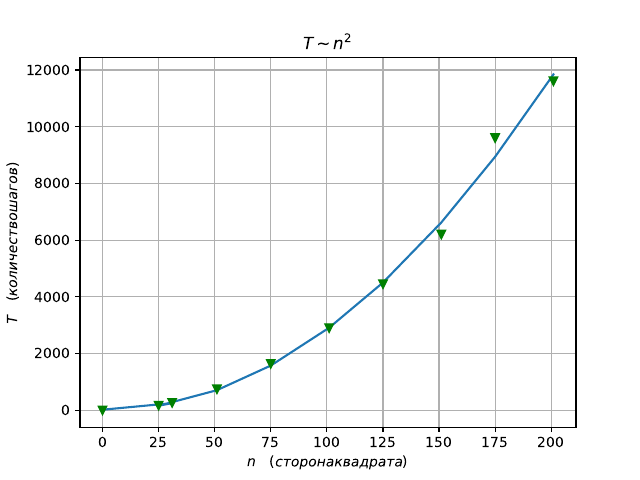

Write Python code to recreate this figure.
import numpy as np
import matplotlib.pyplot as plt

X = np.array([201, 175, 151, 125, 101, 75, 51, 25, 31, 0])
Y = np.array([11600, 9600, 6200, 4450, 2900, 1640, 747, 168, 264, 0])


plt.grid(True)
plt.errorbar(X, Y, color='green', marker='v', linestyle='none')
p, v = np.polyfit(X, Y, deg=2, cov=True)
print("x2:", p[0], "+-", np.sqrt(v[0][0]),"\n",
      "x:", p[1], "+-", np.sqrt(v[1][1]),"\n",
        "Значение в нуле:", p[2], "+-",np.sqrt(v[2][2]))
title = str(r'$ T \sim n^2$')
plt.title(title)
plt.xlabel(r'$n \quad  (сторона квадрата)$')
plt.ylabel(r'$Т \quad  (количество шагов)$')
plt.plot(X, p[0]*X**2+p[1]*X**1+p[2])

plt.savefig('gr1.pdf')
#plt.show()

